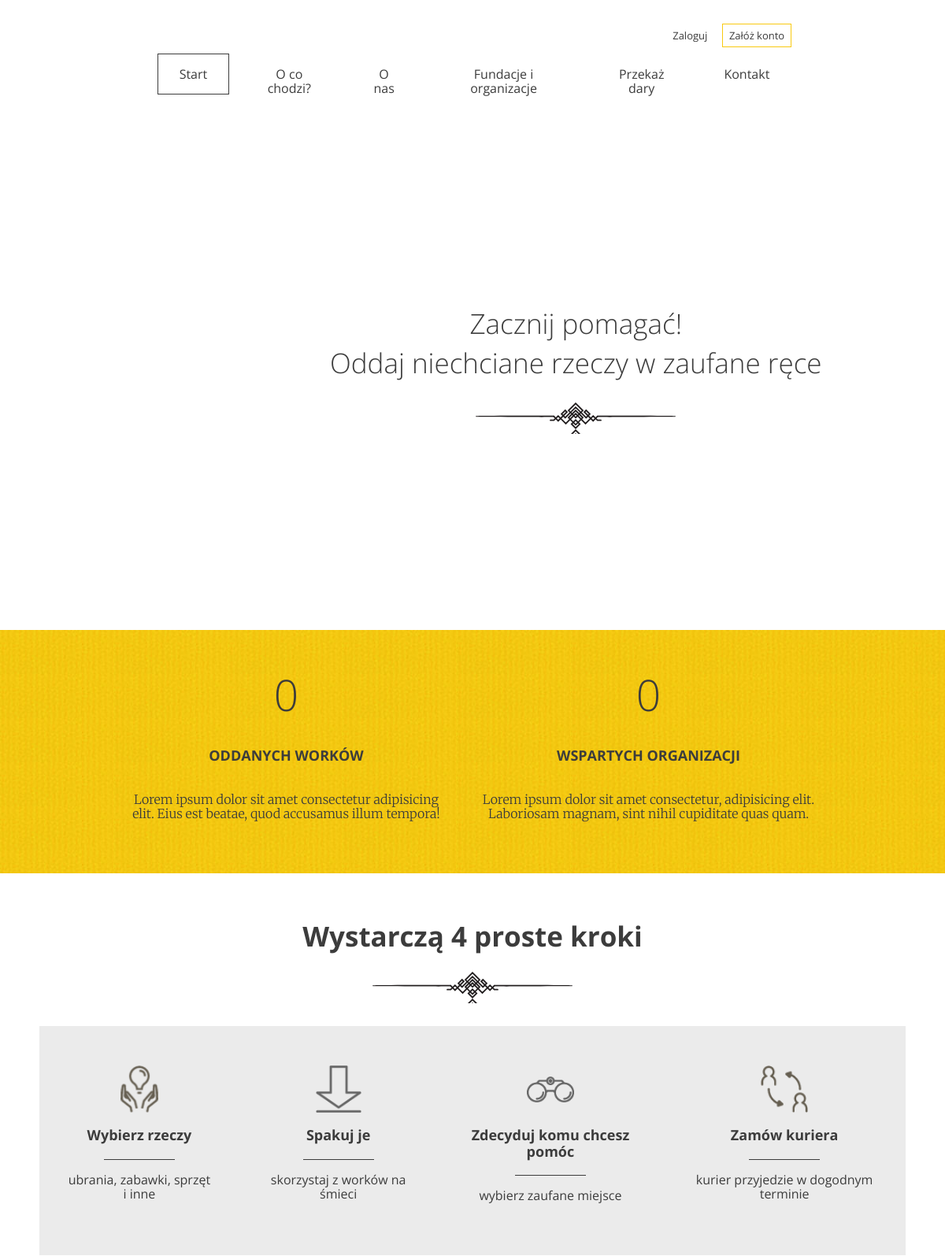
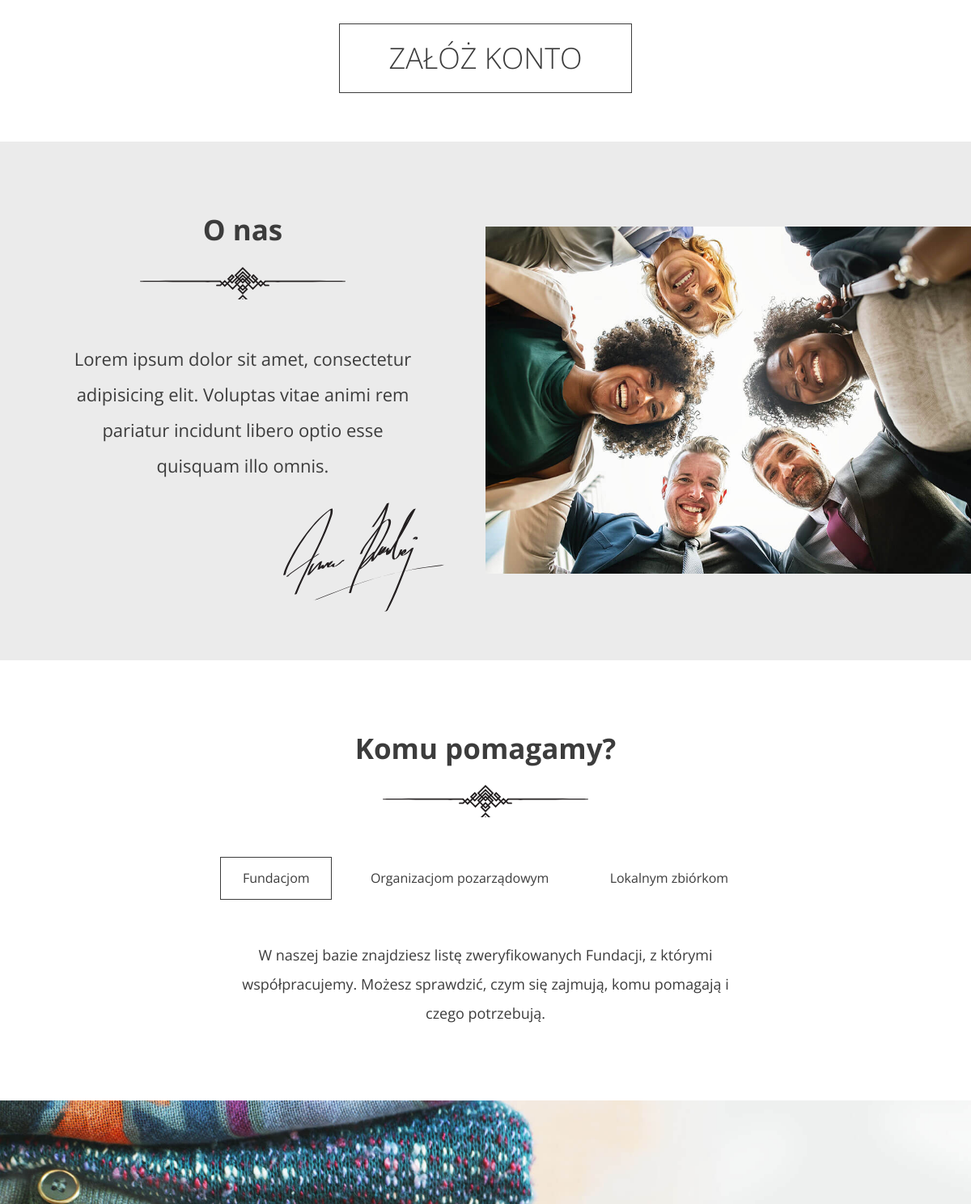
/ (upper part), run on an earlier commit of the app's database (2 pictures, top to bottom).
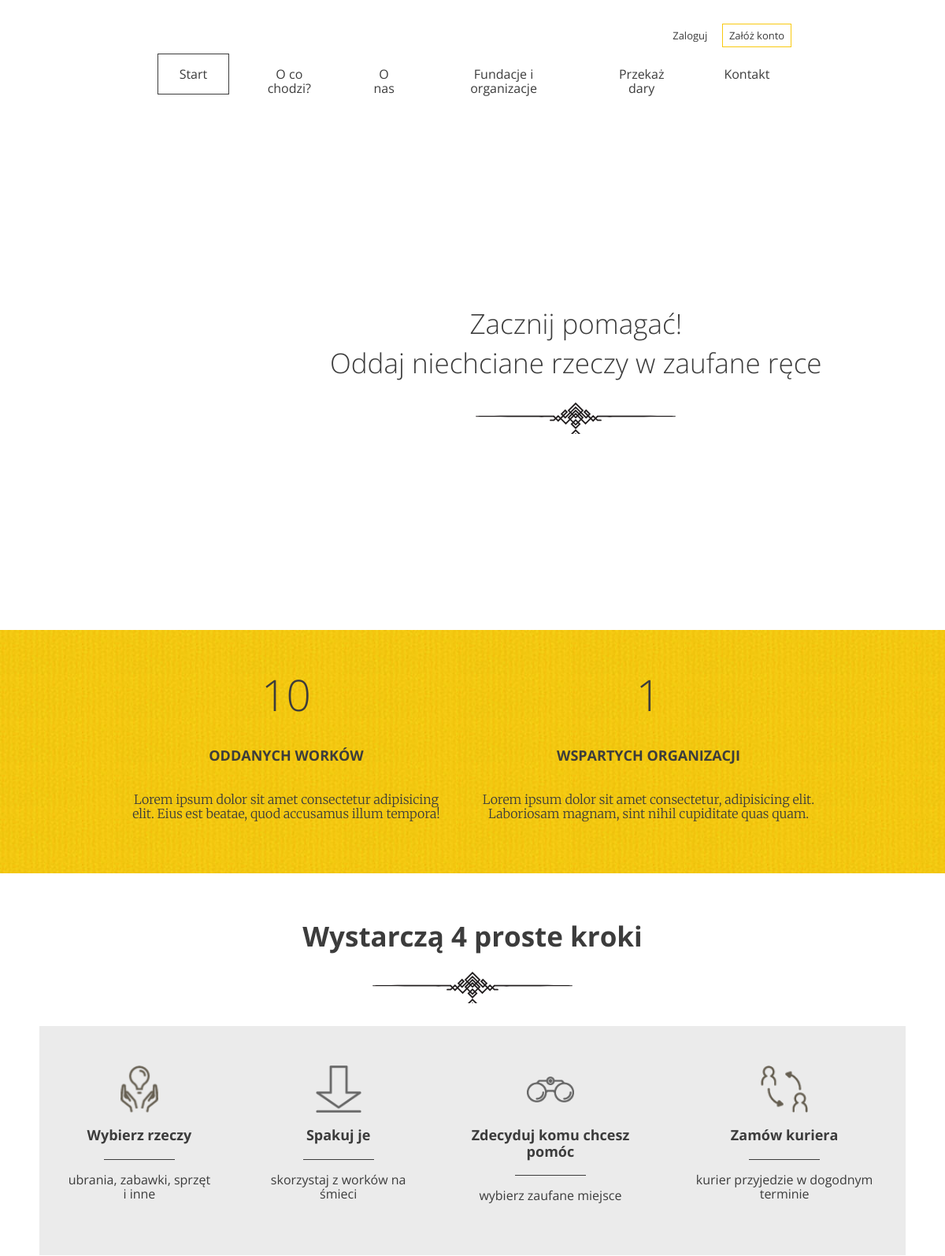
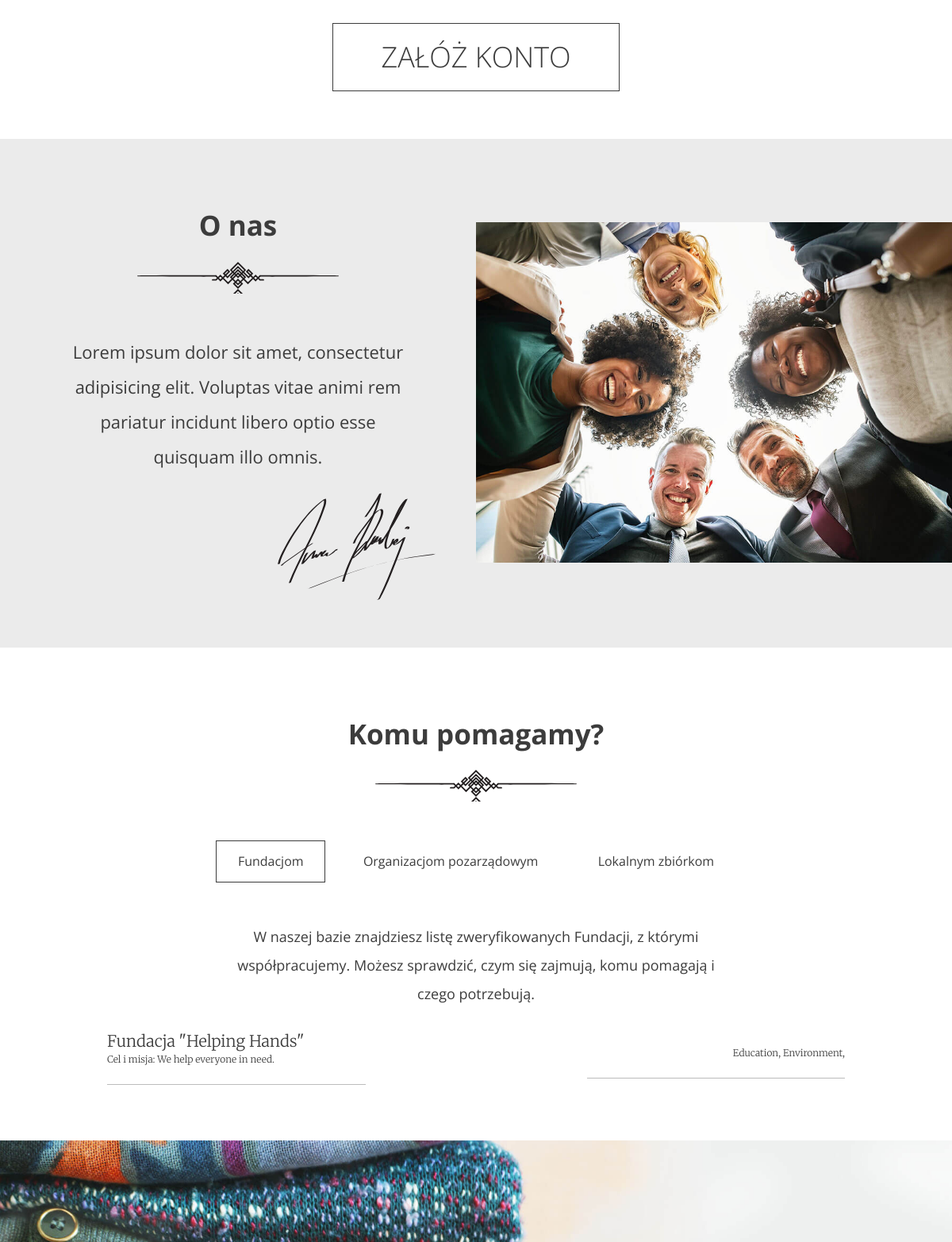
And on a later commit of the database (2 pictures, top to bottom).
### main/models.py (models this page shows)
class Institution(models.Model):
    INSTITUTION_TYPES = {
        1: "Fundacja",
        2: "Organizacja Porządkowa",
        3: "Zbiórka Lokalna",
    }
    name = models.CharField(max_length=100)
    description = models.TextField()
    type = models.IntegerField(choices=INSTITUTION_TYPES, default=1)
    category = models.ManyToManyField(Category)

class Category(models.Model):
    name = models.CharField(max_length=100)

### main/views.py (the view)
# urls.py: path('', LandingPageView.as_view(), name='landing-page'),
class LandingPageView(TemplateView):
    template_name = 'index.html'
    def get_context_data(self, **kwargs):
        donations = Donation.objects.all()
        donation_sum = 0
        for donation in donations:
            donation_sum += donation.quantity
        institutions = Institution.objects.all()
        institution_by_type = []
        for i in range(1, 4):
            institution_by_type.append(list(institutions.filter(type=i)))
        institutions_count = len(institutions)
        return {'donation_sum': donation_sum, 'institutions_count': institutions_count,
                'institution_by_type': institution_by_type}

### utils/context_processors.py (called while the page is built)
def user_info(request):
    if request.user.is_authenticated:
        username = request.user.first_name
        return {'username': username, 'is_superuser': request.user.is_superuser}
    else:
        return {'username': None}

### templates/index.html (shortened to what this page needs)
{% extends "base.html" %}
{% load static %}
{% block header %}
    <div class="slogan container container--90">
        <div class="slogan--item">
            <h1>
                Zacznij pomagać!<br/>
                Oddaj niechciane rzeczy w zaufane ręce
            </h1>
        </div>
    </div>
{% endblock %}
{% block section %}
    <section id="stats" class="stats">
        <div class="container container--85">
            <div class="stats--item">
                <em>{{ donation_sum }}</em>
                <h3>Oddanych worków</h3>
                <p>Lorem ipsum dolor sit amet consectetur adipisicing elit. Eius est beatae, quod accusamus illum
                    tempora!</p>
            </div>
            <div class="stats--item">
                <em>{{ institutions_count }}</em>
                <h3>Wspartych organizacji</h3>
                <p>Lorem ipsum dolor sit amet consectetur, adipisicing elit. Laboriosam magnam, sint nihil cupiditate
                    quas
                    quam.</p>
            </div>
        </div>
    </section>
    <section id="steps" class="steps">
        <h2>Wystarczą 4 proste kroki</h2>
        <div class="steps--container">
            <div class="steps--item">
                <span class="icon icon--hands"></span>
                <h3>Wybierz rzeczy</h3>
                <p>ubrania, zabawki, sprzęt i inne</p>
            </div>
            <div class="steps--item">
                <span class="icon icon--arrow"></span>
                <h3>Spakuj je</h3>
                <p>skorzystaj z worków na śmieci</p>
            </div>
            <div class="steps--item">
                <span class="icon icon--glasses"></span>
                <h3>Zdecyduj komu chcesz pomóc</h3>
                <p>wybierz zaufane miejsce</p>
            </div>
            <div class="steps--item">
                <span class="icon icon--courier"></span>
                <h3>Zamów kuriera</h3>
                <p>kurier przyjedzie w dogodnym terminie</p>
            </div>
        </div>
        <a href="{% url "register" %}" class="btn btn--large">Załóż konto</a>
    </section>
    <section id="about-us" class="about-us">
        <div class="about-us--text">
            <h2>O nas</h2>
            <p>Lorem ipsum dolor sit amet, consectetur adipisicing elit. Voluptas vitae animi rem pariatur incidunt
                libero
                optio esse quisquam illo omnis.</p>
            <img src="images/signature.svg" class="about-us--text-signature" alt="Signature"/>
        </div>
        <div class="about-us--image"><img src="images/about-us.jpg" alt="People in circle"/></div>
    </section>
    <section id="help" class="help">
        <h2>Komu pomagamy?</h2>
        <ul class="help--buttons">
            <li data-id="1"><a href="#" class="btn btn--without-border active">Fundacjom</a></li>
            <li data-id="2"><a href="#" class="btn btn--without-border">Organizacjom pozarządowym</a></li>
            <li data-id="3"><a href="#" class="btn btn--without-border">Lokalnym zbiórkom</a></li>
        </ul>
        <div class="help--slides active" data-id="1">
            <p>W naszej bazie znajdziesz listę zweryfikowanych Fundacji, z którymi współpracujemy.
                Możesz sprawdzić, czym się zajmują, komu pomagają i czego potrzebują.</p>
            <ul class="help--slides-items">
                {% for institution in institution_by_type.0 %}
                    <li>
                        <div class="col">
                            <div class="title">Fundacja "{{ institution.name }}"</div>
                            <div class="subtitle">Cel i misja: {{ institution.description }}</div>
                        </div>
                        <div class="col">
                            <div class="text">
                                {% for category in institution.category.all %}
                                    {{ category.name }},
                                {% endfor %}
                            </div>
                        </div>
                    </li>
                {% endfor %}
            </ul>
        </div>
    </section>
{% endblock %}

What changed in the data, as far as the page shows it:
added Institution: name "Helping Hands", description "We help everyone in need."
added Category: name "Education"
added Category: name "Environment"
Also different on the page:
{{ donation_sum }}: "0" → "10"
{{ institutions_count }}: "0" → "1"
